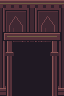

Tiled map render using the project's own tile images. Description and the whole map definition, tile-layer contents included, below:
An orthogonal 2x3 tile map with 32x32 px tiles, 1 tile layer (Assembly), 3 tilesets.

<map version="1.10" orientation="orthogonal" renderorder="right-down" width="2" height="3" tilewidth="32" tileheight="32" infinite="0" nextlayerid="2" nextobjectid="1">
  <tileset firstgid="1" source="../floors.tsx" />
  <tileset firstgid="321" source="../walls.tsx" />
  <tileset firstgid="961" source="../architecture.tsx" />
  <layer id="1" name="Assembly" width="2" height="3">
    <data encoding="csv">
589,590,
605,606,
621,622
</data>
  </layer>
</map>
